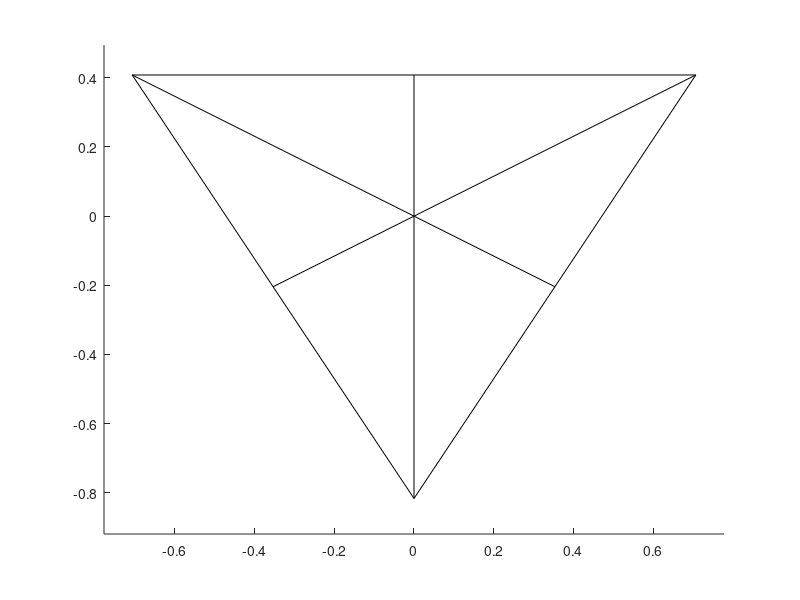

Recreate this plot in MATLAB.
% This function plots the 2-simplex for n=3, plus the inner boundaries.

function[] = arenas()

hold on

% Set axes
axis([-1.1,1.1,-1.3,0.7]/sqrt(2))

% Plot outer edges
plot([1,-1,0,1]/sqrt(2),[1/sqrt(3),1/sqrt(3),-2/sqrt(3),1/sqrt(3)]/sqrt(2),"k");

% Plot inner edges
plot([0,0]/sqrt(2), [-2/sqrt(3),1/sqrt(3)]/sqrt(2),"k");
plot([-1/2,1]/sqrt(2), [-1/2/sqrt(3),1/sqrt(3)]/sqrt(2),"k");
plot([1/2,-1]/sqrt(2), [-1/2/sqrt(3),1/sqrt(3)]/sqrt(2),"k");

hold off	

end
